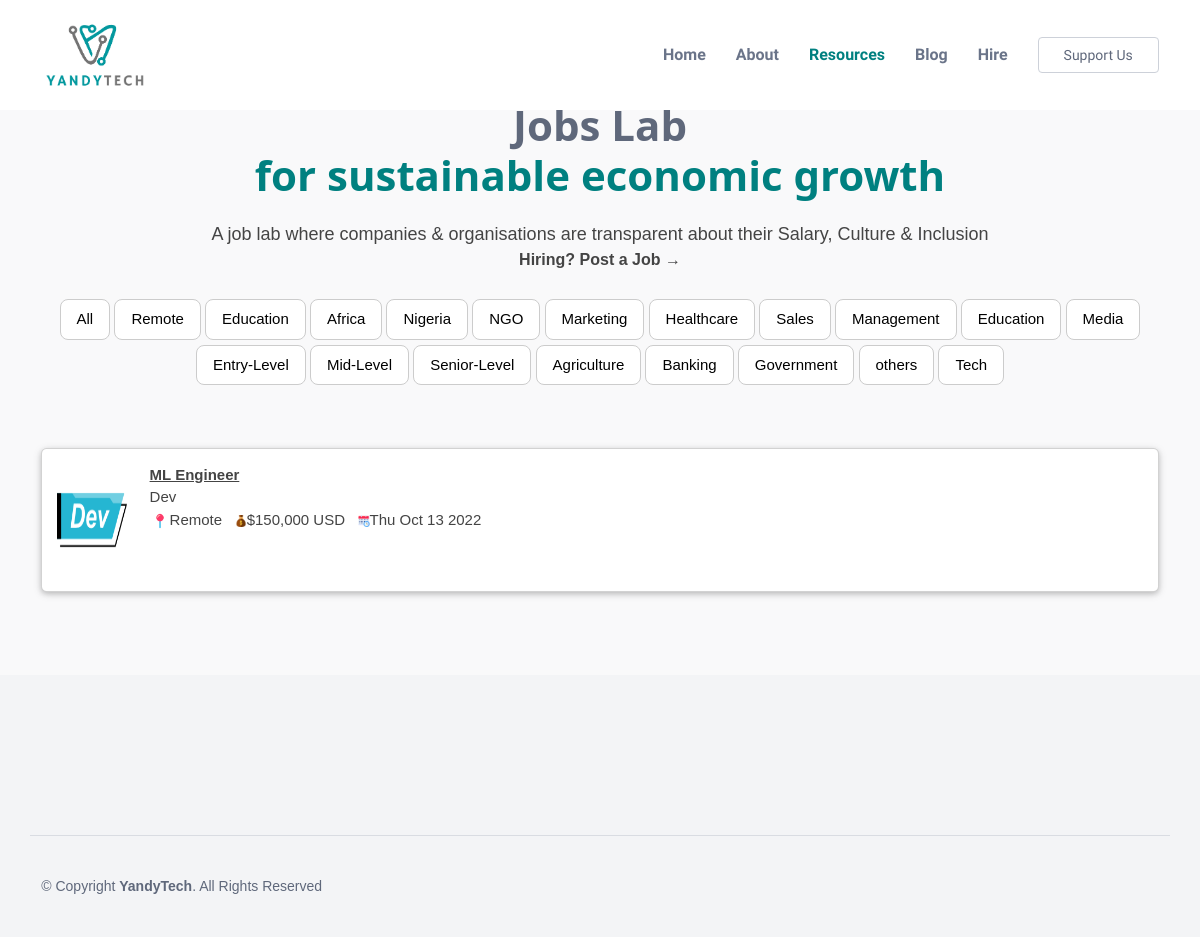
Screenshot of /category/others/ with the database file from the repository.
### main/models.py (models this page shows, shortened)
class Category(models.Model):
    name=models.CharField(max_length=255, null=True, blank=True)
    def __str__(self):
        return self.name

class Job(models.Model):
    image=models.ImageField(null=True, blank=True,default="chevening.png", upload_to="images/")
    position=models.CharField(max_length=100, null=True , blank=True)
    company=models.CharField(max_length=255, null=True , blank=True)
    location=models.CharField(max_length=100, null=True , blank=True)
    amount=models.CharField(max_length=255, null=True , blank=True)
    category=models.CharField(max_length=255, null=True , blank=True)
    number=models.CharField(max_length=255, null=True , blank=True)
    women=models.CharField(max_length=255, null=True , blank=True)
    deadline=models.CharField(max_length=255,null=True, blank=True)
    date=models.DateTimeField(auto_now_add=True)
    description=RichTextField(max_length=255, null=True , blank=True)
    link=models.CharField(max_length=255, null=False, blank=False)

### main/views.py (the view)
# urls.py: path('category/<str:cats>/',views.CategoryView,name='category'),
def CategoryView(request,cats):
    category_post=Job.objects.filter(category=cats)
    cate=Category.objects.all()
    context={'cats':cats ,'category_post':category_post,'cate':cate}
    return render(request,'category.html',context)

### templates/category.html (shortened to what this page needs)
{% load static %}
<!DOCTYPE html>
<html lang="en">
<head>
  <link href="{% static 'assets/vendor/bootstrap/css/bootstrap.min.css' %}" rel="stylesheet">
  <link href="{% static 'assets/vendor/bootstrap-icons/bootstrap-icons.css' %}" rel="stylesheet">
  <link href="{% static 'assets/vendor/boxicons/css/boxicons.min.css' %}" rel="stylesheet">
  <link href="{% static 'assets/vendor/glightbox/css/glightbox.min.css' %}" rel="stylesheet">
  <link href="{% static 'assets/vendor/swiper/swiper-bundle.min.css' %}" rel="stylesheet">
  <link href="{% static 'assets/css/style.css' %}" rel="stylesheet">
  <link href="{% static 'assets/css/w3.css' %}" rel="stylesheet">
</head>
<body>
  <header id="header" class="fixed-top">
    <div class="container d-flex align-items-center justify-content-between">
      <a href="{% url 'home' %}"><img src="{% static 'assets/img/yt1.png' %}" height="70px" alt=""></a>
      <nav id="navbar" class="navbar">
        <ul>
          <li><a class="nav-link scrollto " href="{% url 'home' %}">Home</a></li>
          <li><a class="nav-link scrollto" href="{% url 'about' %}">About</a></li>
          <li><a class="nav-link scrollto active" href="#featured-services">Resources</a></li>
          <li><a class="nav-link scrollto" href="{% url 'blog' %}">Blog</a></li>
          <li><a class="nav-link scrollto" href="{% url 'hire' %}">Hire</a></li>
          <li><a class="getstarted scrollto" href="{% url 'support' %}">Support Us</a></li>
        </ul>
      </nav>
    </div>
  </header>
<main id="main">
  <section id="team" class="team section-bg">
    <div class="container">
      <div class="section-title">
        <h2>Jobs Lab <br><span style="color: teal;">for sustainable economic growth</span></h2>
        <p style="font-size: 18px;">A job lab where companies & organisations are transparent about their Salary, Culture & Inclusion</p>
        <p style="font-size: 16px;"><b>Hiring? Post a Job &#8594</b></p>
   <br>
   <button class="w3-btn w3-white w3-border w3-round-large w3-hover-teal" style="margin-top:5px;"><a href="{% url 'job'  %}">All</a></button>
   {% for job in cate %}
   <button class="w3-btn w3-white w3-border w3-round-large w3-hover-teal" style="margin-top:5px;"><a href="{% url 'category' job %}">{{job.name}}</a></button>
      {% endfor %}
      </div>
<br>
{% if category_post %}
{% for job in category_post %}
<div class="row">
        <div class="col-lg-12 col-md-12 col-sm-12 d-flex align-items-stretch" style="margin-top: 10px;">
          <div class="card w3-card" style="width:100%;margin: auto;">
            <div class="card-body">
              <div class="row">
                <div class="col-lg-1 col-md-2 col-sm-2 d-flex align-items-stretch">
                  <img src="{% static 'assets/img/dev.png' %}" width="100%">
                </div>
                <div class="col-lg-11 col-md-6 col-sm-10  ">
                  <span><a href="{% url 'jobdetail' job.pk %}" style="text-decoration: underline;"><b>  {{job.position}}</b></a></span><br>
                <span>{{job.company}}</span><br>
                <span><img src="{% static 'assets/img/remote1.png' %}" width="20px">{{job.location}}</span> &nbsp <span><img src="{% static 'assets/img/money.png' %}" width="12px">{{job.amount}}</span> &nbsp <span><img src="{% static 'assets/img/time3.png' %}" width="12px">{{job.deadline}}</span>
              <br><br>
            </div>
        </div>
        </div>
      </div>
    </div>
    </div>
    {% endfor %}
<br>
  </section>
{% else %}
<h1>No post yet</h1>
{% endif %}
   </main>
   <footer id="footer">
     <div class="footer-top">
     </div>
     <div class="container footer-bottom clearfix">
       <div class="copyright">
         &copy; Copyright <strong><span>YandyTech</span></strong>. All Rights Reserved
       </div>
     </div>
   </footer>
</body>
</html>

### static/assets/css/style.css (style rules this page uses)
body { font-family: "Open Sans", sans-serif; color: #444444; }
a { color: #5f687b; text-decoration: none; }
h1, h2, h3, h4, h5, h6 { font-family: "Raleway", sans-serif; }
#header { background: #fff; transition: all 0.5s; z-index: 997; padding: 20px 0; }
.navbar { padding: 0; }
.navbar ul { margin: 0; padding: 0; display: flex; list-style: none; align-items: center; }
.navbar li { position: relative; }
.navbar a, .navbar a:focus { display: flex; align-items: center; justify-content: space-between; padding: 10px 0 10px 30px; font-family: "Raleway", sans-serif; font-size: 16px; font-weight: 700; color: #6a7489; white-space: nowrap; transition: 0.3s; }
.navbar a:hover, .navbar .active, .navbar .active:focus, .navbar li:hover>a { color: Teal; }
.navbar .getstarted, .navbar .getstarted:focus { padding: 10px 25px; margin-left: 30px; border-radius: 4px; line-height: 1; color: #5f687b; font-size: 14px; font-weight: 500; border: 1px solid #cdd1d9; }
section { padding: 60px 0; overflow: hidden; }
.section-bg { background-color: #f9f9fa; }
.section-title { text-align: center; padding: 30px 0; position: relative; }
.section-title h2 { font-size: 42px; font-weight: 700; margin-bottom: 20px; padding-bottom: 0; color: #5f687b; position: relative; z-index: 2; }
.section-title p { margin-bottom: 0; position: relative; z-index: 2; }
#footer { background-color: #f3f4f6; color: #5f687b; font-size: 14px; position: relative; }
#footer .footer-top { position: relative; z-index: 2; text-align: center; padding: 80px 0; }
#footer .footer-bottom { border-top: 1px solid #d9dce2; z-index: 2; position: relative; padding-top: 40px; padding-bottom: 40px; }
#footer .copyright { float: left; }

### static/assets/css/w3.css (style rules this page uses)
html { box-sizing:border-box }
*,*:before,*:after { box-sizing:inherit }
html { -ms-text-size-adjust:100%;-webkit-text-size-adjust:100% }
body { margin:0 }
article,aside,details,figcaption,figure,footer,header,main,menu,nav,section,summary { display:block }
a { background-color:transparent;-webkit-text-decoration-skip:objects }
img { border-style:none }
button,input,select,textarea { font:inherit;margin:0 }
button,input { overflow:visible }
button,select { text-transform:none }
button,html [type=button],[type=reset],[type=submit] { -webkit-appearance:button }
html,body { font-family:Verdana,sans-serif;font-size:15px;line-height:1.5 }
html { overflow-x:hidden }
h2 { font-size:30px }
h1,h2,h3,h4,h5,h6 { font-family:"Segoe UI",Arial,sans-serif;font-weight:400;margin:10px 0 }
img { vertical-align:middle }
a { color:inherit }
.w3-btn,.w3-button { border:none;display:inline-block;padding:8px 16px;vertical-align:middle;overflow:hidden;text-decoration:none;color:inherit;background-color:inherit;text-align:center;cursor:pointer;white-space:nowrap }
.w3-btn,.w3-button { -webkit-touch-callout:none;-webkit-user-select:none;-khtml-user-select:none;-moz-user-select:none;-ms-user-select:none;user-select:none }
.w3-main,#main { transition:margin-left .4s }
.w3-round-large { border-radius:8px }
.w3-card,.w3-card-2 { box-shadow:0 2px 5px 0 rgba(0,0,0,0.16),0 2px 10px 0 rgba(0,0,0,0.12) }
.w3-border { border:1px solid #ccc!important }
.w3-white,.w3-hover-white:hover { color:#000!important;background-color:#fff!important }

### rows the page displays
Category: name "Remote"
Category: name "Education"
Category: name "Africa"
Category: name "Nigeria"
Category: name "NGO"
Category: name "Marketing"
Category: name "Healthcare"
Category: name "Sales"
Category: name "Management"
Category: name "Education"
Category: name "Media"
Category: name "Entry-Level"
Category: name "Mid-Level"
Category: name "Senior-Level"
Category: name "Agriculture"
Category: name "Banking"
Category: name "Government"
Category: name "others"
Category: name "Tech"
Job: position "ML Engineer", company "Dev", location "Remote", amount "$150,000 USD", deadline "Thu Oct 13 2022"
